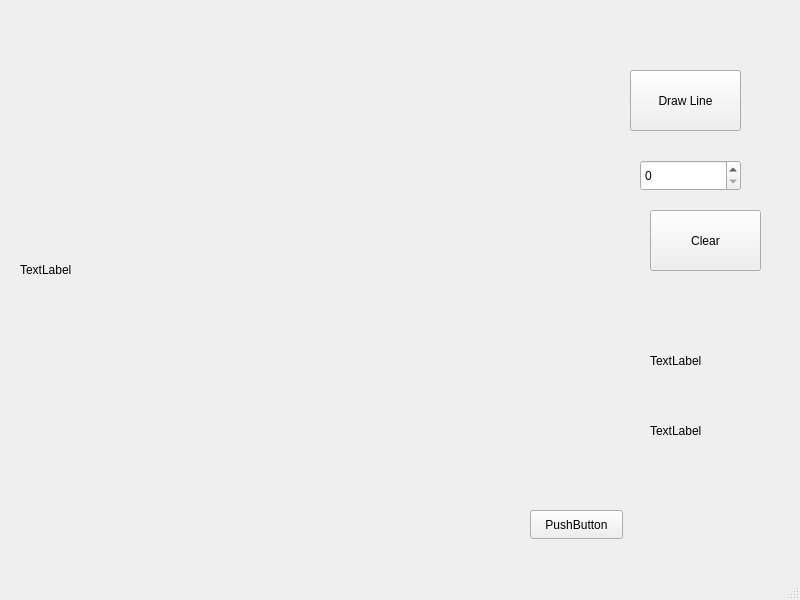
<?xml version="1.0" encoding="UTF-8"?>
<ui version="4.0">
 <class>MainWindow</class>
 <widget class="QMainWindow" name="MainWindow">
  <property name="geometry">
   <rect>
    <x>0</x>
    <y>0</y>
    <width>800</width>
    <height>600</height>
   </rect>
  </property>
  <property name="windowTitle">
   <string>MainWindow</string>
  </property>
  <widget class="QWidget" name="centralwidget">
   <widget class="my_label" name="frame">
    <property name="geometry">
     <rect>
      <x>20</x>
      <y>20</y>
      <width>500</width>
      <height>500</height>
     </rect>
    </property>
    <property name="text">
     <string>TextLabel</string>
    </property>
   </widget>
   <widget class="QLabel" name="mouse_movement">
    <property name="geometry">
     <rect>
      <x>650</x>
      <y>340</y>
      <width>101</width>
      <height>41</height>
     </rect>
    </property>
    <property name="text">
     <string>TextLabel</string>
    </property>
   </widget>
   <widget class="QLabel" name="mouse_pressed">
    <property name="geometry">
     <rect>
      <x>650</x>
      <y>410</y>
      <width>91</width>
      <height>41</height>
     </rect>
    </property>
    <property name="text">
     <string>TextLabel</string>
    </property>
   </widget>
   <widget class="QPushButton" name="draw_line">
    <property name="geometry">
     <rect>
      <x>630</x>
      <y>70</y>
      <width>111</width>
      <height>61</height>
     </rect>
    </property>
    <property name="text">
     <string>Draw Line</string>
    </property>
   </widget>
   <widget class="QPushButton" name="clear">
    <property name="geometry">
     <rect>
      <x>650</x>
      <y>210</y>
      <width>111</width>
      <height>61</height>
     </rect>
    </property>
    <property name="text">
     <string>Clear</string>
    </property>
   </widget>
   <widget class="QPushButton" name="pushButton">
    <property name="geometry">
     <rect>
      <x>530</x>
      <y>510</y>
      <width>93</width>
      <height>29</height>
     </rect>
    </property>
    <property name="text">
     <string>PushButton</string>
    </property>
   </widget>
   <widget class="QSpinBox" name="spinBox">
    <property name="geometry">
     <rect>
      <x>640</x>
      <y>160</y>
      <width>101</width>
      <height>31</height>
     </rect>
    </property>
   </widget>
  </widget>
  <widget class="QMenuBar" name="menubar">
   <property name="geometry">
    <rect>
     <x>0</x>
     <y>0</y>
     <width>800</width>
     <height>29</height>
    </rect>
   </property>
  </widget>
  <widget class="QStatusBar" name="statusbar"/>
 </widget>
 <customwidgets>
  <customwidget>
   <class>my_label</class>
   <extends>QLabel</extends>
   <header location="global">my_label.h</header>
  </customwidget>
 </customwidgets>
 <resources/>
 <connections/>
</ui>
